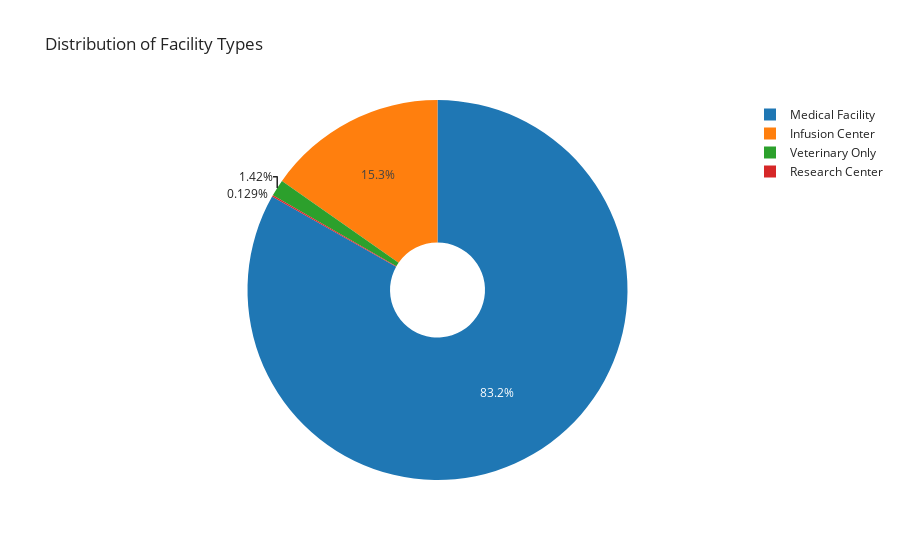

The code cell stored with this chart in its notebook:
### Code cell
donut_fig = px.pie(facility_counts, names='Facility Type', values='Count', title='Distribution of Facility Types', hole = 0.25, labels = {'Facility Type': 'Type of Facility', 'Count' : 'Number of Facilities'}, template='simple_white')
donut_fig.show()

### Figure 1 — Plotly figure (JSON) as saved in the notebook; plotly's stock layout.template omitted (floating-point values rounded to 4 significant figures)
{"data": [{"domain": {"x": [0.0, 1.0], "y": [0.0, 1.0]}, "hole": 0.25, "hovertemplate": "Type of Facility=%{label}<br>Number of Facilities=%{value}<extra></extra>", "labels": ["Medical Facility", "Infusion Center", "Veterinary Only", "Research Center"], "legendgroup": "", "name": "", "showlegend": true, "values": [643, 118, 11, 1], "type": "pie"}], "layout": {"legend": {"tracegroupgap": 0}, "title": {"text": "Distribution of Facility Types"}}}
